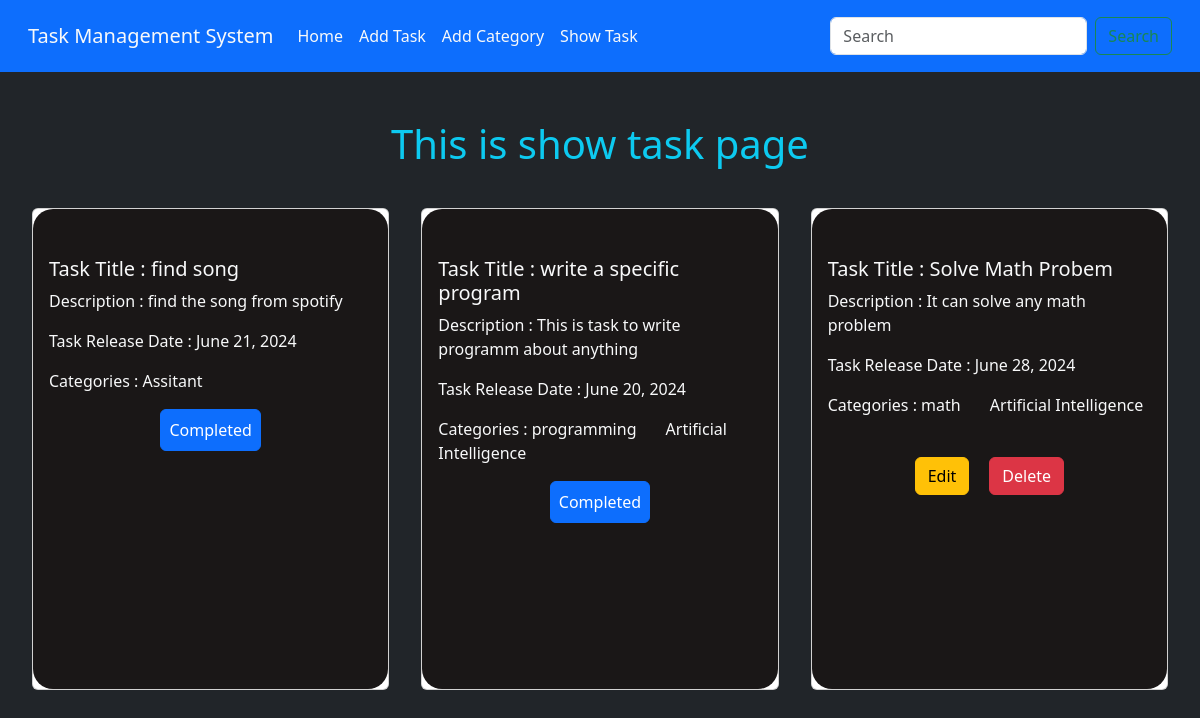
Screenshot of /task/show_task with the database file from the repository.
### task/models.py (models this page shows, shortened)
class TaskModel(models.Model):
    taskTitle = models.CharField(max_length=255)
    taskDescription = models.TextField()
    is_completed = models.BooleanField(default=False)
    taskAssignDate = models.DateField()
    category = models.ManyToManyField(CategoryModel)

### category/models.py (models this page shows, shortened)
class CategoryModel(models.Model):
    categoryName = models.CharField(max_length=255)

### task/views.py (the view)
# urls.py: path('show_task',views.show_task,name = 'show_task'),
def show_task(request):
    data = TaskModel.objects.all()
    return render(request,'show_task.html',{'tasks':data})

### task/templates/show_task.html (shortened to what this page needs)
{%extends 'base.html' %} {%block content%}
<h1 class="text-center text-info mt-5">This is show task page</h1>
<div class="d-flex flex-wrap p-3 ">
  {% for task in tasks%}
  <div class="col-sm-4">
    <div class="card m-3">
      <div class="card-body text-light pt-5" style="height: 60vh; border-radius: 20px; background-color: rgb(26, 23, 23);" >
        <h5 class="card-title">Task Title : {{task.taskTitle}}</h5>
        <p class="card-text">Description : {{task.taskDescription}}</p>
        <p>Task Release Date : {{task.taskAssignDate}}</p>
        Categories : {%for cat in task.category.all%} {{cat.categoryName}} &nbsp; &nbsp; &nbsp;
        {%endfor%}
        {%if task.is_completed == True%}
        <div class="d-flex justify-content-center">
            <button class="btn btn-primary p-2">Completed</button>
        </div>
        {%else%}
        <div class="mt-2 d-flex justify-content-center">
            <a href="{%url 'edit' task.id%}"><button class="btn btn-warning" style="margin-right: 10px;">Edit</button></a>
            <a href="{%url 'delete' task.id%}"><button class="btn btn-danger" style="margin-left: 10px;">Delete</button></a>
        </div>
        {%endif%}
      </div>
    </div>
  </div>
  {%endfor%}
</div>
{%endblock%}

### templates/base.html (shortened to what this page needs)
<!doctype html>
<html lang="en">
  <head>
    <link href="https://cdn.jsdelivr.net/npm/bootstrap@5.3.3/dist/css/bootstrap.min.css" rel="stylesheet">
  </head>
  <body class="bg-dark">
    <nav class="navbar navbar-expand-lg bg-primary p-3">
        <div class="container-fluid">
          <a class="navbar-brand text-light" href="#">Task Management System</a>
          <div class="collapse navbar-collapse" id="navbarSupportedContent">
            <ul class="navbar-nav me-auto mb-2 mb-lg-0">
              <li class="nav-item">
                <a class="nav-link active text-light" aria-current="page" href="{%url 'homepage'%}">Home</a>
              </li>
              <li class="nav-item">
                <a class="nav-link active text-light" aria-current="page" href="{%url 'add_task'%}">Add Task</a>
              </li>
              <li class="nav-item">
                <a class="nav-link active text-light" aria-current="page" href="{%url 'add_category'%}">Add Category</a>
              </li>
              <li class="nav-item">
                <a class="nav-link active text-light" aria-current="page" href="{%url 'show_task'%}">Show Task</a>
              </li>
            </ul>
            <form class="d-flex" role="search">
              <input class="form-control me-2" type="search" placeholder="Search" aria-label="Search">
              <button class="btn btn-outline-success" type="submit">Search</button>
            </form>
          </div>
        </div>
      </nav>
    {%block content%}{%endblock%}
  </body>
</html>

### rows the page displays
TaskModel: taskTitle "find song", taskDescription "find the song from spotify", taskAssignDate "June 21, 2024", is_completed "Completed"
CategoryModel: categoryName "Assitant"
TaskModel: taskTitle "write a specific program", taskDescription "This is task to write programm about anything", taskAssignDate "June 20, 2024", is_completed "Completed"
CategoryModel: categoryName "programming"
CategoryModel: categoryName "Artificial Intelligence"
TaskModel: taskTitle "Solve Math Probem", taskDescription "It can solve any math problem", taskAssignDate "June 28, 2024", is_completed "Edit"
CategoryModel: categoryName "math"
